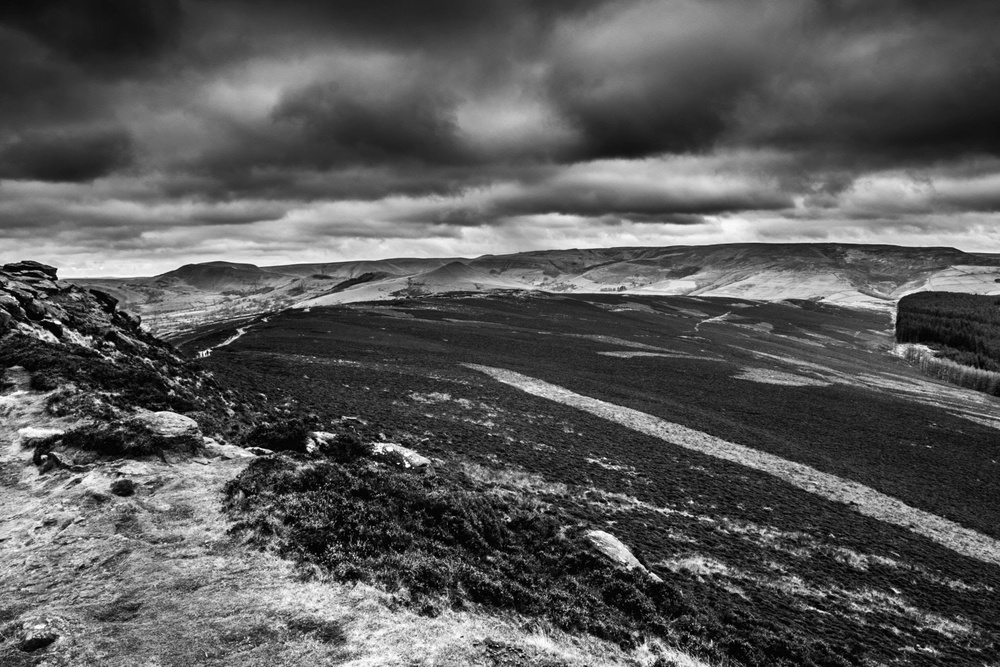
#> input picture lab_1_image.jpg, 1000 x 667 px, shrunk from 2048 x 1366 before the run
$ python lab_10.py
#> lines starting #> are read from the running program, lines starting #| are printed output that depends on the picture; after the words box and inside, x2 and y2 are one past the last pixel; in counts of white or black regions, pixels touching at a corner belong together
import cv2
import matplotlib.pyplot as plt
import numpy as np

img = cv2.imread("lab_1_image.jpg", 0)
#> img is the input picture: shape (667, 1000); min 0, max 255, mean 89.2
binary_img = np.where(img >= 127, 255, 0).astype(np.uint8)
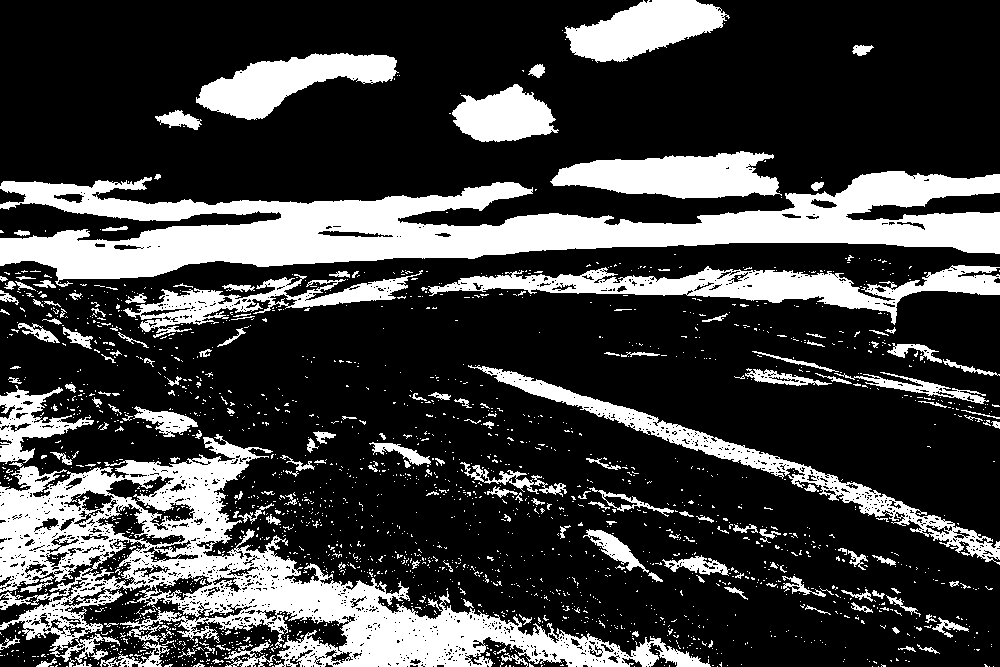
#> binary_img: shape (667, 1000); 25.2% white; 2094 white regions (1916 under 20 px), largest, box (x1, y1, x2, y2) and area: (0, 171, 1000, 287) 48683, (0, 434, 711, 667) 46281, (428, 265, 1000, 325) 10944


kernel = np.ones((5, 5), dtype=np.uint8)


erosion = cv2.erode(binary_img, kernel, iterations=1)
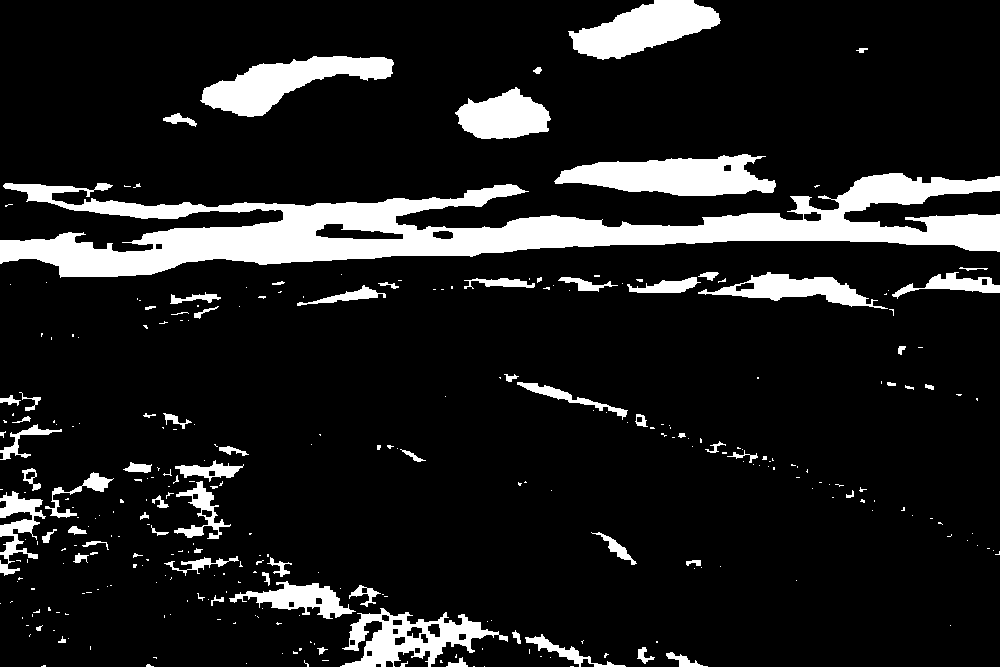
#> erosion: shape (667, 1000); 12.3% white; 307 white regions (231 under 20 px), largest, box (x1, y1, x2, y2) and area: (0, 173, 1000, 278) 38740, (554, 154, 776, 196) 6048, (200, 56, 394, 117) 5374
dilation = cv2.dilate(binary_img, kernel, iterations=1)
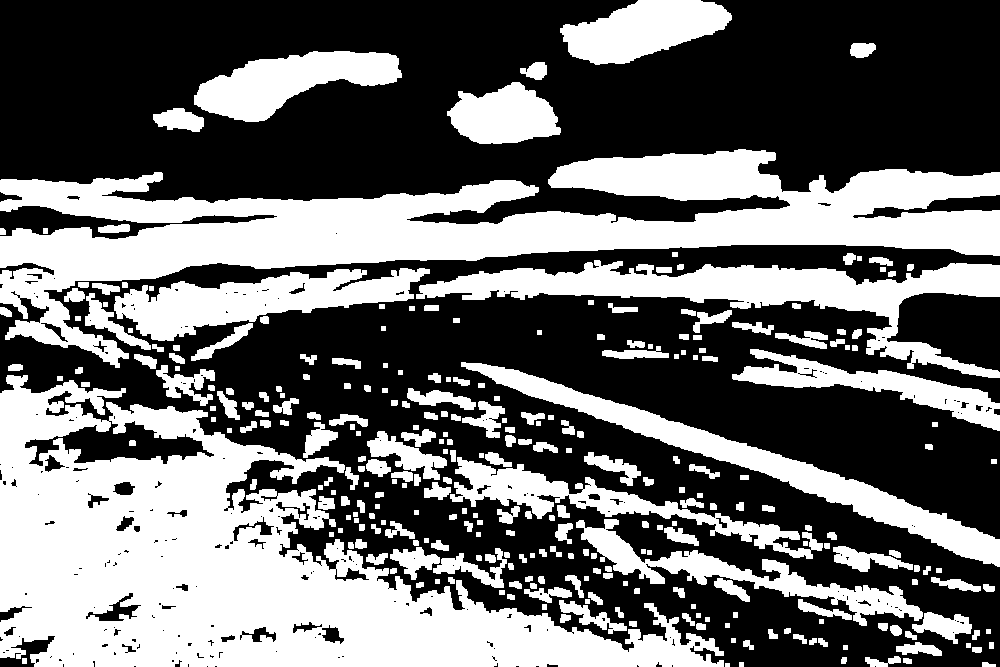
#> dilation: shape (667, 1000); 42.1% white; 294 white regions, largest, box (x1, y1, x2, y2) and area: (0, 375, 724, 667) 92840, (0, 149, 1000, 368) 71282, (416, 260, 1000, 378) 18711
opening = cv2.morphologyEx(binary_img, cv2.MORPH_OPEN, kernel)
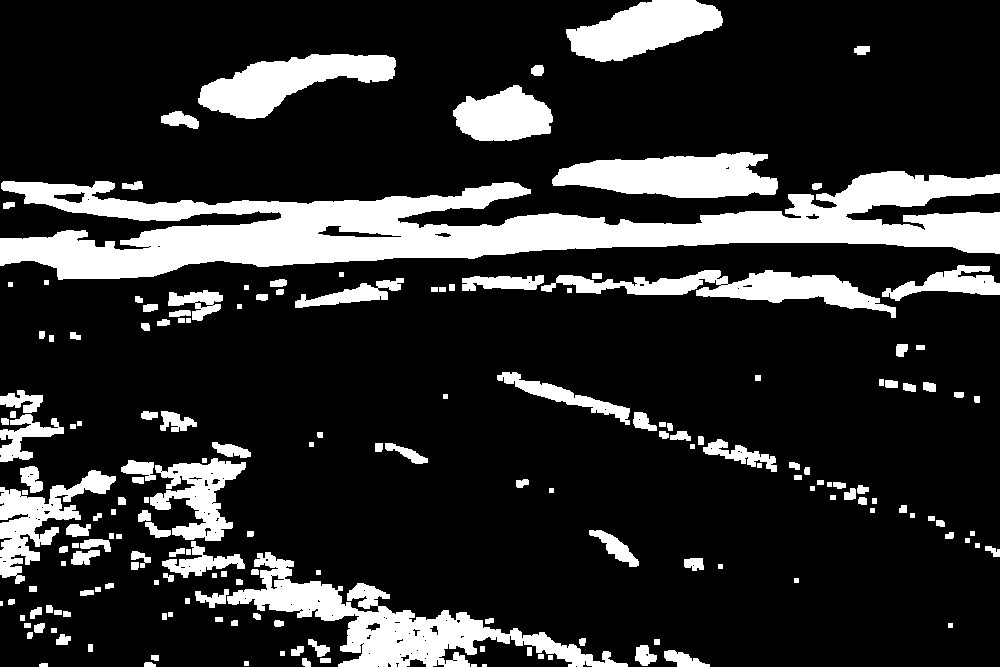
#> opening: shape (667, 1000); 18.3% white; 181 white regions (3 under 20 px), largest, box (x1, y1, x2, y2) and area: (0, 171, 1000, 280) 47725, (227, 552, 628, 667) 12507, (552, 152, 778, 198) 7316
closing = cv2.morphologyEx(binary_img, cv2.MORPH_CLOSE, kernel)
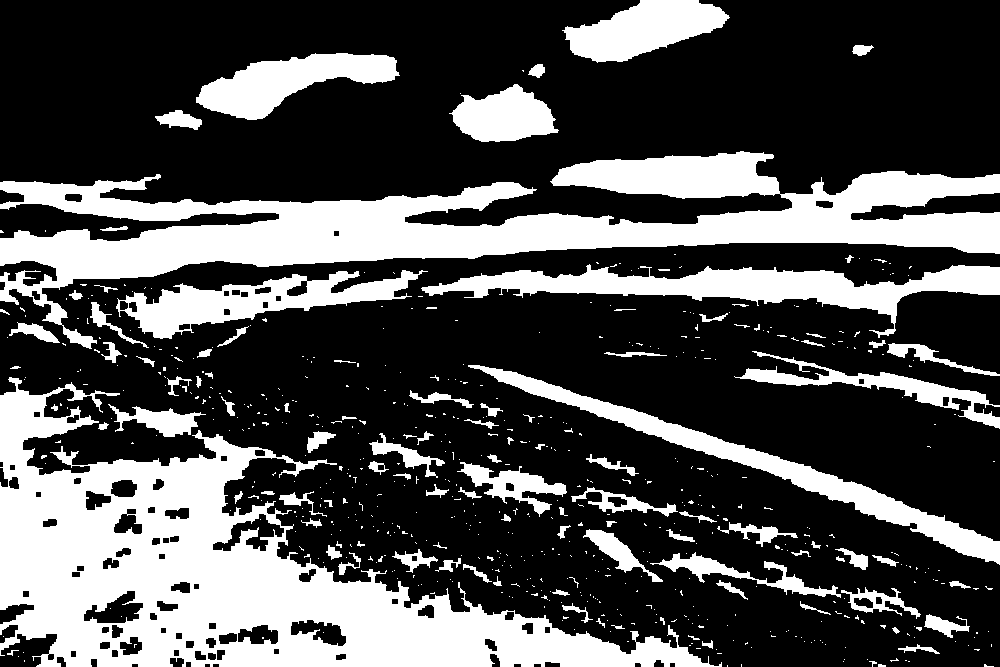
#> closing: shape (667, 1000); 31% white; 638 white regions (530 under 20 px), largest, box (x1, y1, x2, y2) and area: (0, 377, 722, 667) 73988, (0, 151, 1000, 349) 59298, (421, 264, 1000, 338) 13098


plt.figure(figsize=(12, 8))

plt.subplot(2, 3, 1)
plt.imshow(binary_img, cmap="gray")
plt.title("Binary Input Image")
plt.axis("off")

plt.subplot(2, 3, 2)
plt.imshow(erosion, cmap="gray")
plt.title("Erosion")
plt.axis("off")

plt.subplot(2, 3, 3)
plt.imshow(dilation, cmap="gray")
plt.title("Dilation")
plt.axis("off")

plt.subplot(2, 3, 4)
plt.imshow(opening, cmap="gray")
plt.title("Opening")
plt.axis("off")

plt.subplot(2, 3, 5)
plt.imshow(closing, cmap="gray")
plt.title("Closing")
plt.axis("off")

plt.tight_layout()
plt.show()

$ run again, with flower_lab.jpg copied over lab_1_image.jpg
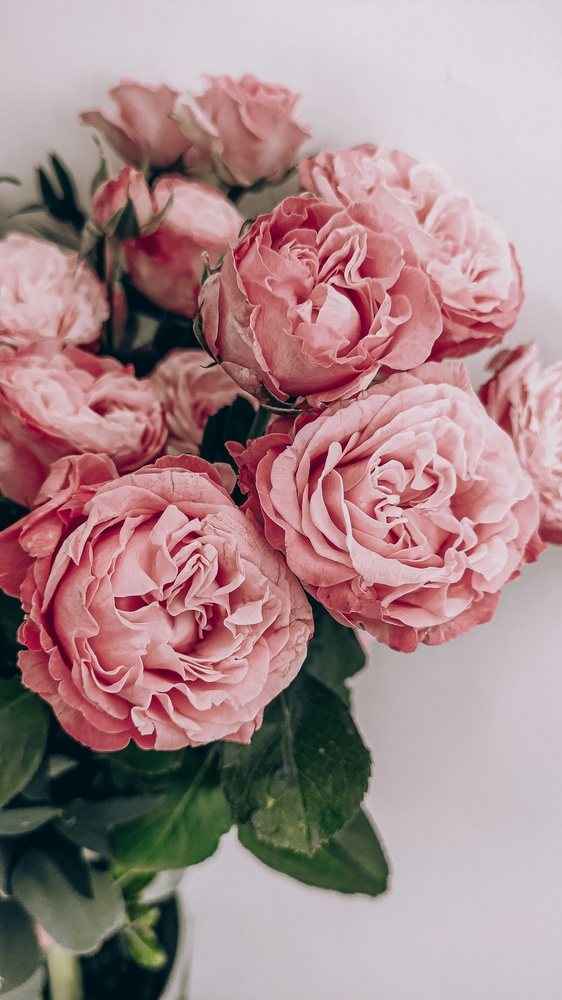
#> input picture flower_lab.jpg, 562 x 1000 px, shrunk from 2250 x 4000 before the run
#> `binary_img = np.where(img >= 127, 255, 0).astype(np.uint8)`:
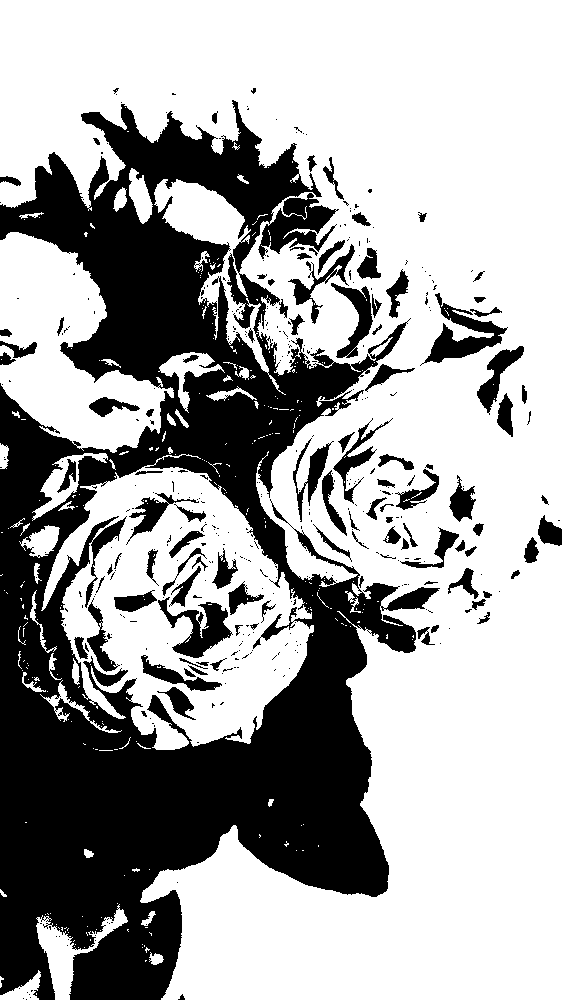
#> binary_img: shape (1000, 562); 65.2% white; 412 black regions (308 under 20 px), largest, box (x1, y1, x2, y2) and area: (0, 100, 440, 1000) 169422, (420, 293, 508, 366) 2043, (158, 597, 233, 658) 1881
#> erosion: shape (1000, 562); 55.2% white; 69 black regions, largest, box (x1, y1, x2, y2) and area: (0, 98, 442, 1000) 229874, (418, 265, 510, 368) 3574, (475, 344, 526, 439) 2270
#> dilation: shape (1000, 562); 74.6% white; 150 black regions (82 under 20 px), largest, box (x1, y1, x2, y2) and area: (0, 110, 413, 1000) 130058, (271, 208, 331, 249) 926, (176, 605, 228, 656) 870
#> opening: shape (1000, 562); 62.8% white; 153 black regions (109 under 20 px), largest, box (x1, y1, x2, y2) and area: (0, 100, 440, 1000) 195934, (420, 285, 508, 366) 2340, (366, 464, 439, 520) 1094
#> `closing = cv2.morphologyEx(binary_img, cv2.MORPH_CLOSE, kernel)`:
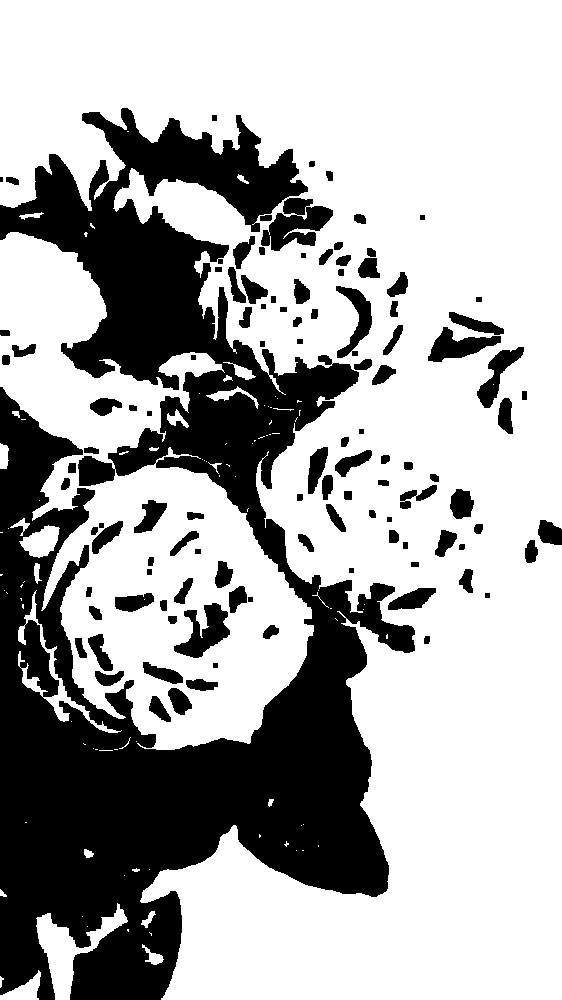
#> closing: shape (1000, 562); 68% white; 111 black regions (1 under 20 px), largest, box (x1, y1, x2, y2) and area: (0, 108, 415, 1000) 155775, (261, 198, 333, 251) 2105, (174, 603, 230, 658) 1521
